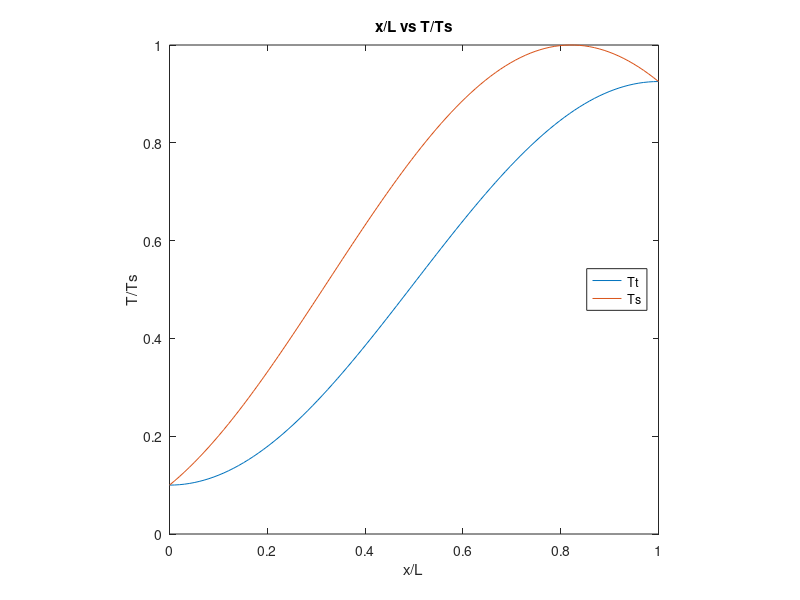
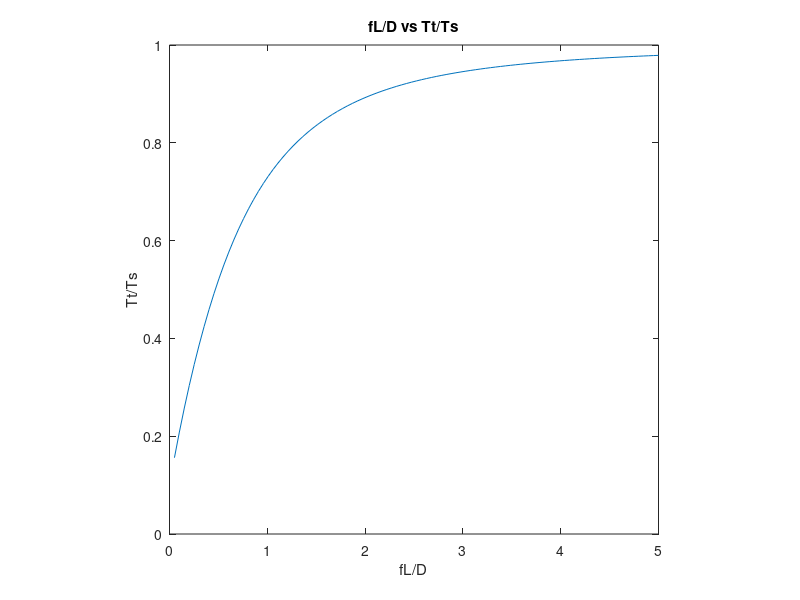
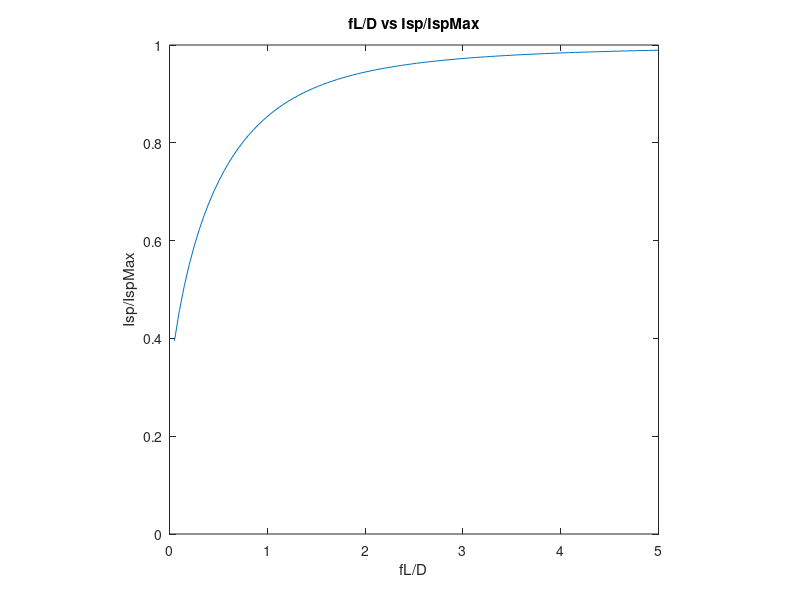

The MATLAB script that drew these images, in order:
% Zane Grothe
% AERO 6530
% HW 5
% 4/22/22

clear all
close all
clc

% Problem 1 ~~~~~~~~~~~~~~~~~~~~

CfL_D=2.5;
Tt1_Ts=0.1;
x=linspace(0,100);
L=100;

Tt_Ts=(1/(1+sqrt(1+(pi/2/CfL_D)^2)))*(1+Tt1_Ts*sqrt(1+(pi/2/CfL_D)^2)...
    -(1-Tt1_Ts)*cos(pi*x/L));
Tw_Ts=(1/(1+sqrt(1+(pi/2/CfL_D)^2)))*(1+Tt1_Ts*sqrt(1+(pi/2/CfL_D)^2)...
    +(1-Tt1_Ts)*(pi/2/CfL_D*sin(pi*x/L)-cos(pi*x/L)));

figure(1)
plot(x/L,Tt_Ts,x/L,Tw_Ts)
xlim([0,1])
ylim([0,1])
axis square
xlabel('x/L')
ylabel('T/Ts')
title('x/L vs T/Ts')
legend({'Tt','Ts'},'Location','east')

CfL_D=linspace(0,5);

Tt2_Ts=(1./(1+sqrt(1+(pi./2./CfL_D).^2))).*(2+Tt1_Ts.*(sqrt(1+(pi./2./CfL_D).^2)-1));

figure(2)
plot(CfL_D,Tt2_Ts)
xlim([0,5])
ylim([0,1])
axis square
xlabel('fL/D')
ylabel('Tt/Ts')
title('fL/D vs Tt/Ts')

g=9.81;
gam=1.4;
Ru=8314;
MW=2;
TMax=2500;

IspMax=sqrt(2*gam*Ru*TMax/(gam-1)/MW)/g;
Isp=sqrt(2*gam*Ru*Tt2_Ts*TMax/(gam-1)/MW)/g;

figure(3)
plot(CfL_D,Isp/IspMax)
xlim([0,5])
ylim([0,1])
axis square
xlabel('fL/D')
ylabel('Isp/IspMax')
title('fL/D vs Isp/IspMax')

